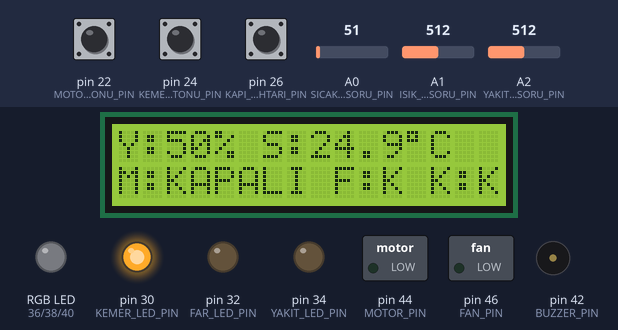
Simulated run of this sketch. Board: Arduino Mega 2560, built with avr-gcc and run on an emulated ATmega2560. On the bench: 16×2 character LCD, switched loads named in the sketch (green lamp = pin HIGH), an RGB LED mixed from three pins (HIGH = lit), output pins drawn as LEDs (lit = HIGH), buzzer (waves = sounding, pin HIGH). The test bench sets the inputs (shaded band); at power-on: A2 (YAKIT_SENSORU_PIN) = 512, A1 (ISIK_SENSORU_PIN) = 512, pin 22 (MOTOR_BUTONU_PIN) HIGH, pin 26 (KAPI_ANAHTARI_PIN) HIGH, pin 24 (KEMER_BUTONU_PIN) HIGH, A0 (SICAKLIK_SENSORU_PIN) = 51.

Above: at 3.7 s.
3.8 s: A2 (YAKIT_SENSORU_PIN) set to 120
At 5.5 s:
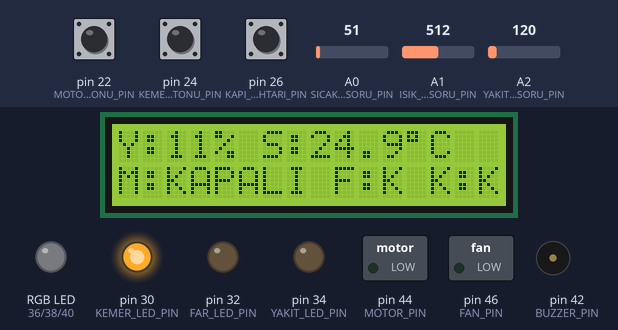
6.0 s: A2 (YAKIT_SENSORU_PIN) set to 106
At 6.4 s:
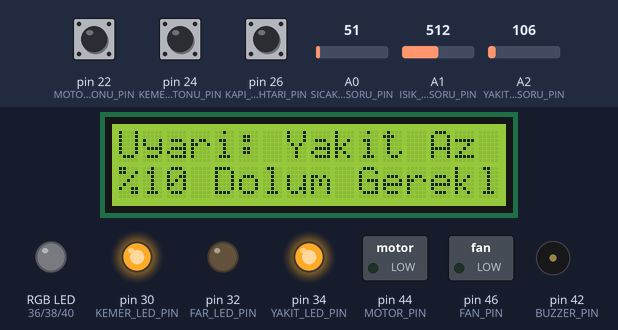
7.5 s: A1 (ISIK_SENSORU_PIN) set to 266
9.0 s: A1 (ISIK_SENSORU_PIN) set to 232
At 9.9 s:
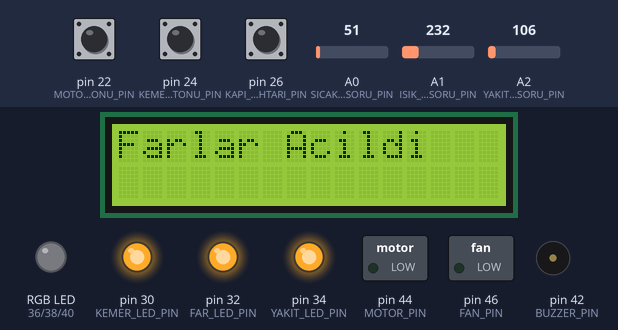
12.0 s: pin 22 (MOTOR_BUTONU_PIN) pulled LOW for 0.15 s
At 12.9 s:
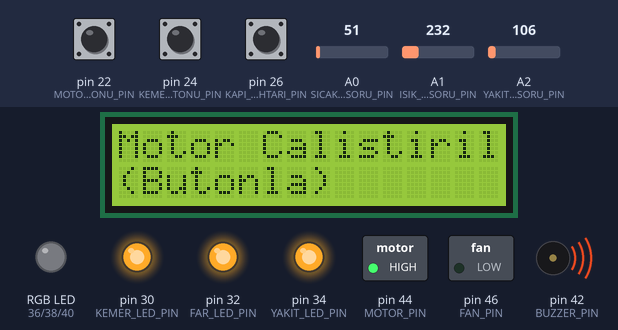
15.1 s: pin 26 (KAPI_ANAHTARI_PIN) pulled LOW for 0.15 s
At 16.2 s:
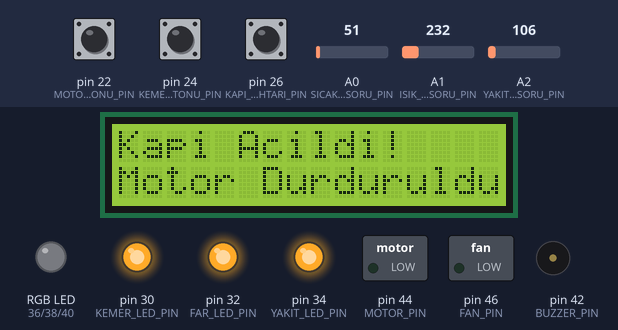
Timing chart, 0 to 18.1 s (numbered marks = the images above; inputs shaded):
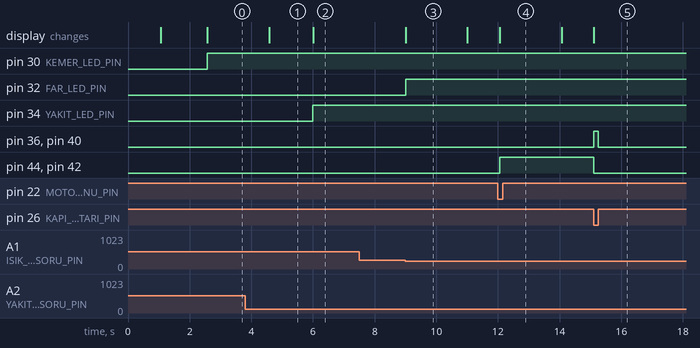

Measured:
- the behaviour switches between 113 and 112 on A2 (YAKIT_SENSORU_PIN) (found by bisection; images 1 and 2)
- the behaviour switches between 251 and 250 on A1 (ISIK_SENSORU_PIN) (found by bisection; images 2 and 3)
- after the input at 3.8 s, the display: changes after 0.78 s (image 1)
- after the input at 6.0 s, pin 34 (YAKIT_LED_PIN): LOW → HIGH at once; the display: changes at once (image 2)
- after the input at 7.5 s, every drawn part: stays the same
- after the input at 9.0 s, pin 32 (FAR_LED_PIN): LOW → HIGH at once; the display: changes at once (image 3)
- after the input at 12.0 s, pin 44 (MOTOR_PIN), pin 42 (BUZZER_PIN): LOW → HIGH after 0.06 s; the display: changes after 0.06 s (image 4)
- after the input at 15.1 s, pin 36 (KAPI_LED_R_PIN), pin 40 (KAPI_LED_B_PIN): LOW → HIGH at once, → LOW 0.14 s later; pin 44 (MOTOR_PIN), pin 42 (BUZZER_PIN): HIGH → LOW at once; the display: changes at once (image 5)

The sketch:

arac_kontrol_paneli.ino
```cpp
#include <LiquidCrystal.h>
#include <math.h>

#define MOTOR_BUTONU_PIN 22
#define KEMER_BUTONU_PIN 24
#define KAPI_ANAHTARI_PIN 26
#define SICAKLIK_SENSORU_PIN A0
#define ISIK_SENSORU_PIN A1
#define YAKIT_SENSORU_PIN A2

#define LCD_RS_PIN 12
#define LCD_E_PIN 11
#define LCD_D4_PIN 5
#define LCD_D5_PIN 4
#define LCD_D6_PIN 3
#define LCD_D7_PIN 2

#define KEMER_LED_PIN 30
#define FAR_LED_PIN 32
#define YAKIT_LED_PIN 34
#define KAPI_LED_R_PIN 36
#define KAPI_LED_G_PIN 38
#define KAPI_LED_B_PIN 40
#define BUZZER_PIN 42
#define MOTOR_PIN 44
#define FAN_PIN 46

LiquidCrystal lcd(LCD_RS_PIN, LCD_E_PIN, LCD_D4_PIN, LCD_D5_PIN, LCD_D6_PIN, LCD_D7_PIN);

const float SICAKLIK_ACMA_ESIK = 25.0;
const float SICAKLIK_KAPAMA_ESIK = 24.0;
const int ISIK_KARANLIK_ESIK = 250;
const int ISIK_AYDINLIK_ESIK = 300;
const int YAKIT_AZ_ESIK = 10;
const int YAKIT_KRITIK_ESIK = 5;
const long YAKIT_LED_YANIP_SONME_HIZI = 400;
const long DEBOUNCE_SURESI = 50;
const long MESAJ_GOSTERIM_SURESI_DEFAULT = 2000;
const long LCD_GUNCELLEME_ARALIGI = 1000;

bool motorCalisiyor = false;
bool kemerTakili = false;
bool kapiKapali = true;
bool farlarAcik = false;
bool fanAcik = false;
bool motorButonunaBasildiGecici = false;

enum YakitDurumu { YAKIT_NORMAL, YAKIT_AZ, YAKIT_KRITIK, YAKIT_BITTI };
YakitDurumu mevcutYakitDurumu = YAKIT_NORMAL;
int anlikYakitYuzdesi = 100;

String lcdSatir1 = "", lcdSatir2 = "";
unsigned long sonLcdGuncellemeZamani = 0;
unsigned long mesajBaslangicZamani = 0;
bool mesajGosteriliyor = false;
unsigned long mesajSuresi = MESAJ_GOSTERIM_SURESI_DEFAULT;

unsigned long suankiZaman = 0;
unsigned long motorButonSonOkumaZamani = 0;
int motorButonSonDurum = HIGH;
int motorButonHamSonDurum = HIGH;
unsigned long yakitLedSonYanipSonmeZamani = 0;
bool yakitLedDurumu = LOW;

float anlikSicaklik = 20.0;

void GirdileriOku(bool ilkOkuma = false);
void DurumlariGuncelle();
void CiktilariYonet();
void LcdYonetimi();
float sicaklikOkuRaw();
int yakitYuzdeOku();
void RGB_RenkAyarlari(byte red, byte green, byte blue);
void LcdGuncelle(String s1, String s2, bool zorla = false);
void LcdMesajGoster(String s1, String s2, unsigned long sure);

void setup() {
    Serial.begin(9600);
    lcd.begin(16, 2);
    lcd.print("Sistem Basliyor");
    delay(1000);

    pinMode(MOTOR_BUTONU_PIN, INPUT_PULLUP);
    pinMode(KEMER_BUTONU_PIN, INPUT_PULLUP);
    pinMode(KAPI_ANAHTARI_PIN, INPUT_PULLUP);
    pinMode(SICAKLIK_SENSORU_PIN, INPUT);
    pinMode(ISIK_SENSORU_PIN, INPUT);
    pinMode(YAKIT_SENSORU_PIN, INPUT);
    pinMode(KEMER_LED_PIN, OUTPUT);
    pinMode(FAR_LED_PIN, OUTPUT);
    pinMode(YAKIT_LED_PIN, OUTPUT);
    pinMode(KAPI_LED_R_PIN, OUTPUT);
    pinMode(KAPI_LED_G_PIN, OUTPUT);
    pinMode(KAPI_LED_B_PIN, OUTPUT);
    pinMode(BUZZER_PIN, OUTPUT);
    pinMode(MOTOR_PIN, OUTPUT);
    pinMode(FAN_PIN, OUTPUT);

    digitalWrite(KEMER_LED_PIN, LOW);
    digitalWrite(FAR_LED_PIN, LOW);
    digitalWrite(YAKIT_LED_PIN, LOW);
    RGB_RenkAyarlari(0, 0, 0);
    digitalWrite(BUZZER_PIN, LOW);
    digitalWrite(MOTOR_PIN, LOW);
    digitalWrite(FAN_PIN, LOW);

    GirdileriOku(true);
    anlikSicaklik = sicaklikOkuRaw();

    if (anlikYakitYuzdesi <= 0) mevcutYakitDurumu = YAKIT_BITTI;
    else if (anlikYakitYuzdesi <= YAKIT_KRITIK_ESIK) mevcutYakitDurumu = YAKIT_KRITIK;
    else if (anlikYakitYuzdesi <= YAKIT_AZ_ESIK) mevcutYakitDurumu = YAKIT_AZ;
    else mevcutYakitDurumu = YAKIT_NORMAL;

    lcd.clear();
    lcd.print("Sistem Hazir");
    delay(1500);
    lcd.clear();
    sonLcdGuncellemeZamani = 0;
}

void loop() {
    suankiZaman = millis();
    GirdileriOku();
    DurumlariGuncelle();
    CiktilariYonet();
    LcdYonetimi();
    motorButonunaBasildiGecici = false;
}

void GirdileriOku(bool ilkOkuma) {
    int motorButonOkunan = digitalRead(MOTOR_BUTONU_PIN);

    if (motorButonOkunan != motorButonHamSonDurum) {
        motorButonSonOkumaZamani = suankiZaman;
    }

    if ((suankiZaman - motorButonSonOkumaZamani) > DEBOUNCE_SURESI) {
        if (motorButonOkunan != motorButonSonDurum) {
            motorButonSonDurum = motorButonOkunan;
            if (motorButonSonDurum == LOW) {
                motorButonunaBasildiGecici = true;
            }
        }
    }
    motorButonHamSonDurum = motorButonOkunan;

    kemerTakili = (digitalRead(KEMER_BUTONU_PIN) == LOW);
    kapiKapali = (digitalRead(KAPI_ANAHTARI_PIN) == HIGH);
    anlikYakitYuzdesi = yakitYuzdeOku();
    anlikSicaklik = sicaklikOkuRaw();
}

void DurumlariGuncelle() {
    if (anlikYakitYuzdesi <= 0) {
        mevcutYakitDurumu = YAKIT_BITTI;
        if (motorCalisiyor) {
            motorCalisiyor = false;
            fanAcik = false;
            LcdMesajGoster("Yakit Bitti!", "Motor Durdu", MESAJ_GOSTERIM_SURESI_DEFAULT * 2);
        }
    } else if (anlikYakitYuzdesi <= YAKIT_KRITIK_ESIK) {
        mevcutYakitDurumu = YAKIT_KRITIK;
    } else if (anlikYakitYuzdesi <= YAKIT_AZ_ESIK) {
        mevcutYakitDurumu = YAKIT_AZ;
    } else {
        mevcutYakitDurumu = YAKIT_NORMAL;
    }

    if (!kapiKapali && motorCalisiyor) {
        motorCalisiyor = false;
        fanAcik = false;
        LcdMesajGoster("Kapi Acildi!", "Motor Durduruldu!", MESAJ_GOSTERIM_SURESI_DEFAULT * 2);
    }

    if (motorButonunaBasildiGecici) {
        if (motorCalisiyor) {
            motorCalisiyor = false;
            fanAcik = false;
            LcdMesajGoster("Motor Durduruldu", "(Butonla)", MESAJ_GOSTERIM_SURESI_DEFAULT);
        } else {
            if (mevcutYakitDurumu == YAKIT_BITTI) {
                LcdMesajGoster("Yakit Yok!", "Motor Calismaz", MESAJ_GOSTERIM_SURESI_DEFAULT);
            } else if (!kapiKapali) {
                LcdMesajGoster("Kapi Acik!", "Motor Calismaz", MESAJ_GOSTERIM_SURESI_DEFAULT);
            } else {
                motorCalisiyor = true;
                LcdMesajGoster("Motor Calistirildi", "(Butonla)", MESAJ_GOSTERIM_SURESI_DEFAULT);
            }
        }
    }

    if (motorCalisiyor) {
        if (!isnan(anlikSicaklik)) {
            bool fanDurumuEski = fanAcik;
            if (anlikSicaklik >= SICAKLIK_ACMA_ESIK && !fanAcik) {
                fanAcik = true;
            } else if (anlikSicaklik < SICAKLIK_KAPAMA_ESIK && fanAcik) {
                fanAcik = false;
            }
            if (fanAcik != fanDurumuEski) {
                if (fanAcik) {
                    LcdMesajGoster("Klima Acildi", "Sogutuyor...", MESAJ_GOSTERIM_SURESI_DEFAULT);
                } else {
                    LcdMesajGoster("Klima Kapandi", "", MESAJ_GOSTERIM_SURESI_DEFAULT);
                }
            }
        } else {
            if (fanAcik) {
                fanAcik = false;
                LcdMesajGoster("Sicaklik Hatasi!", "Klima Kapatildi", MESAJ_GOSTERIM_SURESI_DEFAULT);
            }
        }
    } else {
        if (fanAcik) {
            fanAcik = false;
            LcdMesajGoster("Klima Kapandi", "(Motor Durdu)", MESAJ_GOSTERIM_SURESI_DEFAULT);
        }
    }

    int isikSeviye = analogRead(ISIK_SENSORU_PIN);
    bool farDurumuEski = farlarAcik;
    if (isikSeviye <= ISIK_KARANLIK_ESIK && !farlarAcik) {
        farlarAcik = true;
    } else if (isikSeviye > ISIK_AYDINLIK_ESIK && farlarAcik) {
        farlarAcik = false;
    }
    if (farlarAcik != farDurumuEski) {
        LcdMesajGoster(farlarAcik ? "Farlar Acildi" : "Farlar Kapandi", "", MESAJ_GOSTERIM_SURESI_DEFAULT);
    }
}

void CiktilariYonet() {
    digitalWrite(MOTOR_PIN, motorCalisiyor ? HIGH : LOW);
    digitalWrite(FAN_PIN, fanAcik ? HIGH : LOW);
    digitalWrite(KEMER_LED_PIN, !kemerTakili ? HIGH : LOW);
    digitalWrite(FAR_LED_PIN, farlarAcik ? HIGH : LOW);

    if (mevcutYakitDurumu == YAKIT_KRITIK) {
        if (suankiZaman - yakitLedSonYanipSonmeZamani >= YAKIT_LED_YANIP_SONME_HIZI) {
            yakitLedSonYanipSonmeZamani = suankiZaman;
            yakitLedDurumu = !yakitLedDurumu;
            digitalWrite(YAKIT_LED_PIN, yakitLedDurumu);
        }
    } else if (mevcutYakitDurumu == YAKIT_AZ) {
        digitalWrite(YAKIT_LED_PIN, HIGH);
        yakitLedDurumu = HIGH;
    } else {
        digitalWrite(YAKIT_LED_PIN, LOW);
        yakitLedDurumu = LOW;
    }

    if (!kapiKapali) {
        RGB_RenkAyarlari(255, 0, 255);
    } else {
        RGB_RenkAyarlari(0, 0, 0);
    }

   bool buzzerCalmali = (motorCalisiyor && !kemerTakili);
    digitalWrite(BUZZER_PIN, buzzerCalmali ? HIGH : LOW);
}

void LcdYonetimi() {
    if (mesajGosteriliyor) {
        if (suankiZaman - mesajBaslangicZamani >= mesajSuresi) {
            mesajGosteriliyor = false;
            sonLcdGuncellemeZamani = 0;
            LcdGuncelle("", "", true);
        } else {
            return;
        }
    }

    String s1 = "", s2 = "";
    bool oncelikliUyariVar = false;

    if (mevcutYakitDurumu == YAKIT_BITTI) {
        s1 = "!! YAKIT YOK !!";
        s2 = "Motor Calismaz!";
        oncelikliUyariVar = true;
    } else if (!kapiKapali) {
        s1 = "!! KAPI ACIK !!";
        s2 = motorCalisiyor ? "Motor Durdu!" : "Motor Calismaz!";
        oncelikliUyariVar = true;
    } else if (!kemerTakili && motorCalisiyor) {
        s1 = "* Emniyet Kemeri";
        s2 = "* Takili Degil!";
        oncelikliUyariVar = true;
    } else if (mevcutYakitDurumu == YAKIT_KRITIK) {
        s1 = "! Kritik Yakit !";
        s2 = "%" + String(anlikYakitYuzdesi) + " Hizli Dolum";
        oncelikliUyariVar = true;
    } else if (mevcutYakitDurumu == YAKIT_AZ) {
        s1 = "Uyari: Yakit Az";
        s2 = "%" + String(anlikYakitYuzdesi) + " Dolum Gerekli";
        oncelikliUyariVar = true;
    }

    if (oncelikliUyariVar) {
        LcdGuncelle(s1, s2);
    } else if (suankiZaman - sonLcdGuncellemeZamani >= LCD_GUNCELLEME_ARALIGI) {
        s1 = "Y:" + String(anlikYakitYuzdesi) + "%";
        if (isnan(anlikSicaklik)) {
            s1 += " S:HATA";
        } else {
            s1 += " S:" + String(anlikSicaklik, 1) + (char)223 + "C";
        }
        s2 = "M:" + String(motorCalisiyor ? "ACIK" : "KAPALI") + " F:" + String(farlarAcik ? "A" : "K") + " K:" + String(fanAcik ? "A" : "K");
        LcdGuncelle(s1, s2);
        sonLcdGuncellemeZamani = suankiZaman;
    }
}

void LcdGuncelle(String s1, String s2, bool zorla) {
    while (s1.length() < 16) s1 += " ";
    s1 = s1.substring(0, 16);
    while (s2.length() < 16) s2 += " ";
    s2 = s2.substring(0, 16);

    if (zorla || s1 != lcdSatir1 || s2 != lcdSatir2) {
        lcd.setCursor(0, 0);
        lcd.print(s1);
        lcd.setCursor(0, 1);
        lcd.print(s2);
        lcdSatir1 = s1;
        lcdSatir2 = s2;
    }
}

void LcdMesajGoster(String s1, String s2, unsigned long sure) {
    LcdGuncelle(s1, s2, true);
    mesajBaslangicZamani = suankiZaman;
    mesajSuresi = sure;
    mesajGosteriliyor = true;
}

float sicaklikOkuRaw() {
    int sensorDeger = analogRead(SICAKLIK_SENSORU_PIN);
    float gerilim = sensorDeger * (5.0 / 1023.0);
    float sicaklikC = gerilim * 100.0;

    if (isnan(sicaklikC) || sicaklikC < -20.0 || sicaklikC > 150.0) {
        return NAN;
    }
    return sicaklikC;
}

int yakitYuzdeOku() {
    int potDeger = analogRead(YAKIT_SENSORU_PIN);
    int yuzde = map(potDeger, 0, 1023, 0, 100);
    return constrain(yuzde, 0, 100);
}

void RGB_RenkAyarlari(byte red, byte green, byte blue) {
    analogWrite(KAPI_LED_R_PIN, red);
    analogWrite(KAPI_LED_G_PIN, green);
    analogWrite(KAPI_LED_B_PIN, blue);
}
```
